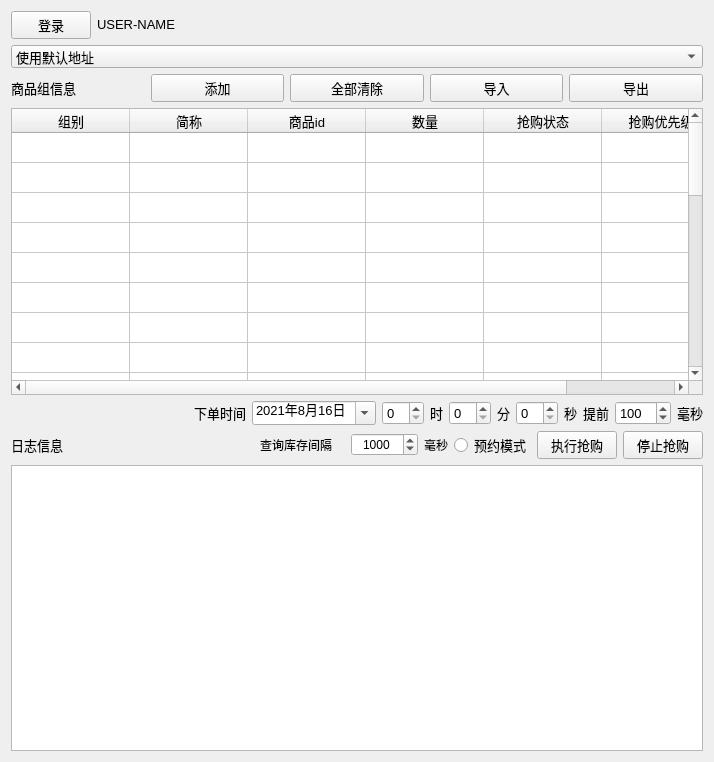
<?xml version="1.0" encoding="UTF-8"?>
<ui version="4.0">
 <class>USER</class>
 <widget class="QWidget" name="USER">
  <property name="geometry">
   <rect>
    <x>0</x>
    <y>0</y>
    <width>714</width>
    <height>762</height>
   </rect>
  </property>
  <property name="windowTitle">
   <string>Form</string>
  </property>
  <layout class="QGridLayout" name="gridLayout">
   <item row="1" column="0">
    <layout class="QHBoxLayout" name="horizontalLayout_3">
     <item>
      <widget class="QPushButton" name="Btn_login">
       <property name="font">
        <font>
         <family>Arial</family>
         <pointsize>10</pointsize>
         <weight>50</weight>
         <bold>false</bold>
        </font>
       </property>
       <property name="text">
        <string>登录</string>
       </property>
      </widget>
     </item>
     <item>
      <widget class="QLabel" name="label_nickname">
       <property name="sizePolicy">
        <sizepolicy hsizetype="Fixed" vsizetype="Fixed">
         <horstretch>0</horstretch>
         <verstretch>0</verstretch>
        </sizepolicy>
       </property>
       <property name="font">
        <font>
         <family>Arial</family>
         <pointsize>10</pointsize>
        </font>
       </property>
       <property name="layoutDirection">
        <enum>Qt::LeftToRight</enum>
       </property>
       <property name="autoFillBackground">
        <bool>false</bool>
       </property>
       <property name="text">
        <string>USER-NAME</string>
       </property>
       <property name="alignment">
        <set>Qt::AlignCenter</set>
       </property>
      </widget>
     </item>
     <item>
      <spacer name="horizontalSpacer">
       <property name="orientation">
        <enum>Qt::Horizontal</enum>
       </property>
       <property name="sizeHint" stdset="0">
        <size>
         <width>40</width>
         <height>20</height>
        </size>
       </property>
      </spacer>
     </item>
    </layout>
   </item>
   <item row="5" column="0" colspan="2">
    <layout class="QHBoxLayout" name="horizontalLayout">
     <item>
      <spacer name="horizontalSpacer_3">
       <property name="font">
        <font>
         <family>Arial</family>
         <pointsize>10</pointsize>
        </font>
       </property>
       <property name="orientation">
        <enum>Qt::Horizontal</enum>
       </property>
       <property name="sizeHint" stdset="0">
        <size>
         <width>40</width>
         <height>20</height>
        </size>
       </property>
      </spacer>
     </item>
     <item>
      <widget class="QLabel" name="label_2">
       <property name="font">
        <font>
         <family>Arial</family>
         <pointsize>10</pointsize>
        </font>
       </property>
       <property name="text">
        <string>下单时间</string>
       </property>
      </widget>
     </item>
     <item>
      <widget class="QDateEdit" name="dateEdit">
       <property name="font">
        <font>
         <family>Arial</family>
         <pointsize>10</pointsize>
        </font>
       </property>
       <property name="displayFormat">
        <string>yyyy年M月d日</string>
       </property>
       <property name="calendarPopup">
        <bool>true</bool>
       </property>
       <property name="date">
        <date>
         <year>2021</year>
         <month>8</month>
         <day>16</day>
        </date>
       </property>
      </widget>
     </item>
     <item>
      <widget class="QSpinBox" name="spinBox_hour">
       <property name="font">
        <font>
         <family>Arial</family>
         <pointsize>10</pointsize>
        </font>
       </property>
      </widget>
     </item>
     <item>
      <widget class="QLabel" name="label_15">
       <property name="font">
        <font>
         <family>Arial</family>
         <pointsize>10</pointsize>
        </font>
       </property>
       <property name="text">
        <string>时</string>
       </property>
      </widget>
     </item>
     <item>
      <widget class="QSpinBox" name="spinBox_min">
       <property name="font">
        <font>
         <family>Arial</family>
         <pointsize>10</pointsize>
        </font>
       </property>
      </widget>
     </item>
     <item>
      <widget class="QLabel" name="label_16">
       <property name="font">
        <font>
         <family>Arial</family>
         <pointsize>10</pointsize>
        </font>
       </property>
       <property name="text">
        <string>分</string>
       </property>
      </widget>
     </item>
     <item>
      <widget class="QSpinBox" name="spinBox_sec">
       <property name="font">
        <font>
         <family>Arial</family>
         <pointsize>10</pointsize>
        </font>
       </property>
      </widget>
     </item>
     <item>
      <widget class="QLabel" name="label_17">
       <property name="font">
        <font>
         <family>Arial</family>
         <pointsize>10</pointsize>
        </font>
       </property>
       <property name="text">
        <string>秒</string>
       </property>
      </widget>
     </item>
     <item>
      <widget class="QLabel" name="label_18">
       <property name="font">
        <font>
         <family>Arial</family>
         <pointsize>10</pointsize>
        </font>
       </property>
       <property name="text">
        <string>提前</string>
       </property>
      </widget>
     </item>
     <item>
      <widget class="QSpinBox" name="spinBox_milsec">
       <property name="font">
        <font>
         <family>Arial</family>
         <pointsize>10</pointsize>
        </font>
       </property>
       <property name="maximum">
        <number>1000</number>
       </property>
       <property name="value">
        <number>100</number>
       </property>
      </widget>
     </item>
     <item>
      <widget class="QLabel" name="label_19">
       <property name="font">
        <font>
         <family>Arial</family>
         <pointsize>10</pointsize>
        </font>
       </property>
       <property name="text">
        <string>毫秒</string>
       </property>
      </widget>
     </item>
    </layout>
   </item>
   <item row="6" column="1">
    <layout class="QHBoxLayout" name="horizontalLayout_5">
     <item>
      <widget class="QLabel" name="label_3">
       <property name="text">
        <string>查询库存间隔</string>
       </property>
      </widget>
     </item>
     <item>
      <widget class="QLabel" name="label">
       <property name="text">
        <string/>
       </property>
      </widget>
     </item>
     <item>
      <widget class="QSpinBox" name="spinBox_interval">
       <property name="alignment">
        <set>Qt::AlignCenter</set>
       </property>
       <property name="maximum">
        <number>1000000000</number>
       </property>
       <property name="singleStep">
        <number>100</number>
       </property>
       <property name="value">
        <number>1000</number>
       </property>
      </widget>
     </item>
     <item>
      <widget class="QLabel" name="label_4">
       <property name="text">
        <string>毫秒</string>
       </property>
      </widget>
     </item>
     <item>
      <widget class="QRadioButton" name="radioButton">
       <property name="sizePolicy">
        <sizepolicy hsizetype="Fixed" vsizetype="Fixed">
         <horstretch>0</horstretch>
         <verstretch>0</verstretch>
        </sizepolicy>
       </property>
       <property name="font">
        <font>
         <family>Arial</family>
         <pointsize>10</pointsize>
        </font>
       </property>
       <property name="text">
        <string>预约模式</string>
       </property>
      </widget>
     </item>
     <item>
      <widget class="QPushButton" name="Btn_startSeckill">
       <property name="font">
        <font>
         <family>Arial</family>
         <pointsize>10</pointsize>
        </font>
       </property>
       <property name="text">
        <string>执行抢购</string>
       </property>
      </widget>
     </item>
     <item>
      <widget class="QPushButton" name="Btn_stopSeckill">
       <property name="font">
        <font>
         <family>Arial</family>
         <pointsize>10</pointsize>
        </font>
       </property>
       <property name="text">
        <string>停止抢购</string>
       </property>
      </widget>
     </item>
    </layout>
   </item>
   <item row="2" column="0" colspan="2">
    <widget class="QComboBox" name="comboBox">
     <property name="font">
      <font>
       <family>Arial</family>
       <pointsize>10</pointsize>
      </font>
     </property>
     <item>
      <property name="text">
       <string>使用默认地址</string>
      </property>
     </item>
    </widget>
   </item>
   <item row="6" column="0">
    <widget class="QLabel" name="label_5">
     <property name="font">
      <font>
       <family>Arial</family>
       <pointsize>10</pointsize>
      </font>
     </property>
     <property name="text">
      <string>日志信息</string>
     </property>
    </widget>
   </item>
   <item row="3" column="0" colspan="2">
    <layout class="QHBoxLayout" name="horizontalLayout_6">
     <item>
      <widget class="QLabel" name="label_6">
       <property name="font">
        <font>
         <family>Arial</family>
         <pointsize>10</pointsize>
        </font>
       </property>
       <property name="text">
        <string>商品组信息</string>
       </property>
      </widget>
     </item>
     <item>
      <widget class="QPushButton" name="Btn_addSeckillInfo">
       <property name="font">
        <font>
         <family>Arial</family>
         <pointsize>10</pointsize>
        </font>
       </property>
       <property name="text">
        <string>添加</string>
       </property>
       <property name="iconSize">
        <size>
         <width>40</width>
         <height>40</height>
        </size>
       </property>
       <property name="autoDefault">
        <bool>false</bool>
       </property>
      </widget>
     </item>
     <item>
      <widget class="QPushButton" name="Btn_clearSeckillInfo">
       <property name="font">
        <font>
         <family>Arial</family>
         <pointsize>10</pointsize>
        </font>
       </property>
       <property name="text">
        <string>全部清除</string>
       </property>
      </widget>
     </item>
     <item>
      <widget class="QPushButton" name="Btn_importSeckillInfo">
       <property name="font">
        <font>
         <family>Arial</family>
         <pointsize>10</pointsize>
        </font>
       </property>
       <property name="text">
        <string>导入</string>
       </property>
      </widget>
     </item>
     <item>
      <widget class="QPushButton" name="Btn_exportSeckillInfo">
       <property name="font">
        <font>
         <family>Arial</family>
         <pointsize>10</pointsize>
        </font>
       </property>
       <property name="text">
        <string>导出</string>
       </property>
      </widget>
     </item>
    </layout>
   </item>
   <item row="7" column="0" colspan="2">
    <widget class="QTextBrowser" name="textBrowser">
     <property name="font">
      <font>
       <family>Arial</family>
       <pointsize>10</pointsize>
      </font>
     </property>
     <property name="html">
      <string>&lt;!DOCTYPE HTML PUBLIC &quot;-//W3C//DTD HTML 4.0//EN&quot; &quot;http://www.w3.org/TR/REC-html40/strict.dtd&quot;&gt;
&lt;html&gt;&lt;head&gt;&lt;meta name=&quot;qrichtext&quot; content=&quot;1&quot; /&gt;&lt;style type=&quot;text/css&quot;&gt;
p, li { white-space: pre-wrap; }
&lt;/style&gt;&lt;/head&gt;&lt;body style=&quot; font-family:'Arial'; font-size:10pt; font-weight:400; font-style:normal;&quot;&gt;
&lt;p style=&quot;-qt-paragraph-type:empty; margin-top:0px; margin-bottom:0px; margin-left:0px; margin-right:0px; -qt-block-indent:0; text-indent:0px; font-family:'SimSun'; font-size:7.2pt;&quot;&gt;&lt;br /&gt;&lt;/p&gt;&lt;/body&gt;&lt;/html&gt;</string>
     </property>
    </widget>
   </item>
   <item row="4" column="0" colspan="2">
    <widget class="QTableWidget" name="tableWidget">
     <property name="enabled">
      <bool>true</bool>
     </property>
     <property name="sizePolicy">
      <sizepolicy hsizetype="Expanding" vsizetype="Expanding">
       <horstretch>0</horstretch>
       <verstretch>0</verstretch>
      </sizepolicy>
     </property>
     <property name="font">
      <font>
       <family>Arial</family>
       <pointsize>10</pointsize>
      </font>
     </property>
     <property name="showGrid">
      <bool>true</bool>
     </property>
     <property name="gridStyle">
      <enum>Qt::SolidLine</enum>
     </property>
     <property name="rowCount">
      <number>27</number>
     </property>
     <attribute name="horizontalHeaderDefaultSectionSize">
      <number>118</number>
     </attribute>
     <attribute name="verticalHeaderVisible">
      <bool>false</bool>
     </attribute>
     <attribute name="verticalHeaderDefaultSectionSize">
      <number>30</number>
     </attribute>
     <attribute name="verticalHeaderHighlightSections">
      <bool>true</bool>
     </attribute>
     <row>
      <property name="text">
       <string>1</string>
      </property>
     </row>
     <row>
      <property name="text">
       <string>2</string>
      </property>
     </row>
     <row>
      <property name="text">
       <string>3</string>
      </property>
     </row>
     <row>
      <property name="text">
       <string>4</string>
      </property>
     </row>
     <row>
      <property name="text">
       <string>5</string>
      </property>
     </row>
     <row>
      <property name="text">
       <string>6</string>
      </property>
     </row>
     <row>
      <property name="text">
       <string>7</string>
      </property>
     </row>
     <row>
      <property name="text">
       <string>新建行</string>
      </property>
     </row>
     <row>
      <property name="text">
       <string>8</string>
      </property>
     </row>
     <row>
      <property name="text">
       <string>9</string>
      </property>
     </row>
     <row>
      <property name="text">
       <string>10</string>
      </property>
     </row>
     <row>
      <property name="text">
       <string>11</string>
      </property>
     </row>
     <row>
      <property name="text">
       <string>12</string>
      </property>
     </row>
     <row>
      <property name="text">
       <string>13</string>
      </property>
     </row>
     <row>
      <property name="text">
       <string>14</string>
      </property>
     </row>
     <row>
      <property name="text">
       <string>15</string>
      </property>
     </row>
     <row>
      <property name="text">
       <string>16</string>
      </property>
     </row>
     <row>
      <property name="text">
       <string>17</string>
      </property>
     </row>
     <row>
      <property name="text">
       <string>18</string>
      </property>
     </row>
     <row>
      <property name="text">
       <string>19</string>
      </property>
     </row>
     <row>
      <property name="text">
       <string>20</string>
      </property>
     </row>
     <row>
      <property name="text">
       <string>21</string>
      </property>
     </row>
     <row>
      <property name="text">
       <string>22</string>
      </property>
     </row>
     <row>
      <property name="text">
       <string>24</string>
      </property>
     </row>
     <row/>
     <row/>
     <row/>
     <column>
      <property name="text">
       <string>组别</string>
      </property>
      <property name="textAlignment">
       <set>AlignCenter</set>
      </property>
     </column>
     <column>
      <property name="text">
       <string>简称</string>
      </property>
     </column>
     <column>
      <property name="text">
       <string>商品id</string>
      </property>
     </column>
     <column>
      <property name="text">
       <string>数量</string>
      </property>
     </column>
     <column>
      <property name="text">
       <string>抢购状态</string>
      </property>
     </column>
     <column>
      <property name="text">
       <string>抢购优先级</string>
      </property>
     </column>
     <item row="0" column="0">
      <property name="text">
       <string/>
      </property>
      <property name="textAlignment">
       <set>AlignCenter</set>
      </property>
     </item>
     <item row="0" column="1">
      <property name="text">
       <string/>
      </property>
      <property name="textAlignment">
       <set>AlignCenter</set>
      </property>
     </item>
     <item row="0" column="2">
      <property name="text">
       <string/>
      </property>
      <property name="textAlignment">
       <set>AlignCenter</set>
      </property>
     </item>
     <item row="0" column="3">
      <property name="text">
       <string/>
      </property>
      <property name="textAlignment">
       <set>AlignCenter</set>
      </property>
     </item>
     <item row="0" column="4">
      <property name="text">
       <string/>
      </property>
      <property name="textAlignment">
       <set>AlignCenter</set>
      </property>
     </item>
     <item row="0" column="5">
      <property name="text">
       <string/>
      </property>
      <property name="textAlignment">
       <set>AlignCenter</set>
      </property>
     </item>
     <item row="1" column="0">
      <property name="text">
       <string/>
      </property>
      <property name="textAlignment">
       <set>AlignCenter</set>
      </property>
     </item>
     <item row="1" column="1">
      <property name="text">
       <string/>
      </property>
      <property name="textAlignment">
       <set>AlignCenter</set>
      </property>
     </item>
     <item row="1" column="2">
      <property name="text">
       <string/>
      </property>
      <property name="textAlignment">
       <set>AlignCenter</set>
      </property>
     </item>
     <item row="1" column="3">
      <property name="text">
       <string/>
      </property>
      <property name="textAlignment">
       <set>AlignCenter</set>
      </property>
     </item>
     <item row="1" column="4">
      <property name="text">
       <string/>
      </property>
      <property name="textAlignment">
       <set>AlignCenter</set>
      </property>
     </item>
     <item row="1" column="5">
      <property name="text">
       <string/>
      </property>
      <property name="textAlignment">
       <set>AlignCenter</set>
      </property>
     </item>
     <item row="2" column="0">
      <property name="text">
       <string/>
      </property>
      <property name="textAlignment">
       <set>AlignCenter</set>
      </property>
      <property name="background">
       <brush brushstyle="NoBrush">
        <color alpha="255">
         <red>170</red>
         <green>170</green>
         <blue>127</blue>
        </color>
       </brush>
      </property>
     </item>
     <item row="2" column="1">
      <property name="text">
       <string/>
      </property>
      <property name="textAlignment">
       <set>AlignCenter</set>
      </property>
     </item>
     <item row="2" column="2">
      <property name="text">
       <string/>
      </property>
      <property name="textAlignment">
       <set>AlignCenter</set>
      </property>
      <property name="foreground">
       <brush brushstyle="NoBrush">
        <color alpha="0">
         <red>152</red>
         <green>153</green>
         <blue>115</blue>
        </color>
       </brush>
      </property>
     </item>
     <item row="2" column="3">
      <property name="text">
       <string/>
      </property>
      <property name="textAlignment">
       <set>AlignCenter</set>
      </property>
     </item>
     <item row="2" column="4">
      <property name="text">
       <string/>
      </property>
      <property name="textAlignment">
       <set>AlignCenter</set>
      </property>
     </item>
     <item row="2" column="5">
      <property name="text">
       <string/>
      </property>
      <property name="textAlignment">
       <set>AlignCenter</set>
      </property>
     </item>
     <item row="3" column="0">
      <property name="text">
       <string/>
      </property>
      <property name="textAlignment">
       <set>AlignCenter</set>
      </property>
     </item>
     <item row="3" column="1">
      <property name="text">
       <string/>
      </property>
      <property name="textAlignment">
       <set>AlignCenter</set>
      </property>
     </item>
     <item row="3" column="2">
      <property name="text">
       <string/>
      </property>
      <property name="textAlignment">
       <set>AlignCenter</set>
      </property>
     </item>
     <item row="3" column="3">
      <property name="text">
       <string/>
      </property>
      <property name="textAlignment">
       <set>AlignCenter</set>
      </property>
     </item>
     <item row="3" column="4">
      <property name="text">
       <string/>
      </property>
      <property name="textAlignment">
       <set>AlignCenter</set>
      </property>
     </item>
     <item row="3" column="5">
      <property name="text">
       <string/>
      </property>
      <property name="textAlignment">
       <set>AlignCenter</set>
      </property>
     </item>
    </widget>
   </item>
  </layout>
 </widget>
 <resources/>
 <connections/>
</ui>
